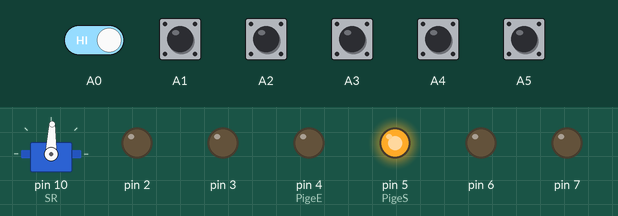
Bench run of a sketch on a simulated Arduino Uno, built with avr-gcc and run on an emulated ATmega328P. Parts: servo, output pins drawn as LEDs (lit = HIGH). Wiring (inferred from the names in the program): servo: signal pin 10. The test bench sets the inputs (shaded band); at power-on: A0–5 HIGH. Servo pulses on a pin are drawn as a servo (544–2400 µs = 0–180°); pins used as bus, display or sensor lines are not drawn.

Above: at 9.1 s.
9.2 s: A1 pulled LOW for 0.15 s
At 11.1 s:
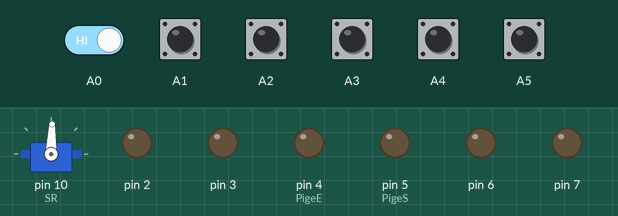
At 15.2 s:
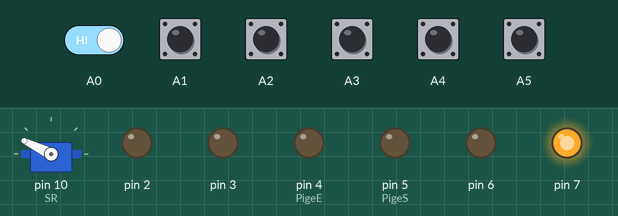
15.3 s: A0 driven LOW and A1 driven LOW
At 18.3 s:
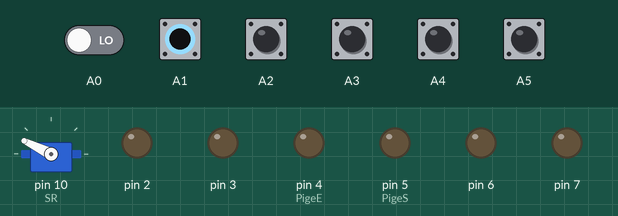
Timing chart, 0 to 26.4 s (numbered marks = the images above; inputs shaded):
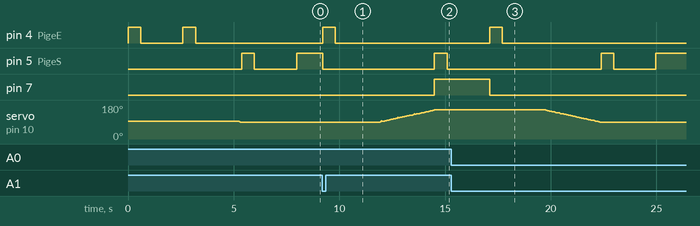

The sketch:

Main.ino
```cpp
/* SCRIPT Rotation de la Plaque Wagon:
    Principe : La PW est constituée de 4 voies perpendiculaires les unes aux autres, donc en croix.
        Elle est chargée avec 3 wagons, Bois, PQ Rose et PQ Bleu. La 4° est vide
        Le Loco vient récupérer le wagon Bois, le dépose à l'usine de PQ.
        Il ressort de l'usine avec le wagon de PQ de la couleur choisie par le spectateur.
        Il retourne en gare déposer le wagon.

    Initialisation : A l'initialisation, la PW se met en position 1 qui correspond à:
        voie Bois callée par rapport à la voie C, ce sera la référence, le point 0, P1. Ce qui fait qu'il n'y a pas de voie en face de la voie AB.
        (sens de rotation: + correspond au sens horaire)

    Séquence :
        Dès que le loco est arrivé devant la PW, ILS envoie info au Maître. Le Maître envoie ordre de fabrication.
        rotation de de la PW de + 27° pour accrocher le wagon Bois, soit P2. (bien que l'angle soit de 27.5°)
        L'ordre est alors donné au Maître pour le départ du convoi, et la rotation de la PW de - 27° pour réceptionner le wagon Bois sur la voie C.
        Sur la voie C, le loco en arrivant devant la PW, déclanche l'ILS qui donne l'info au Maître pour déclancher la suite des opérations.
        On est donc revenu au point de référence P1.


      Si le choix est PQ Rose:
      Le Maître envoie une information pour la rotation de la PW
          rotation de + 90° pour accrocher le wagon PQ Rose voie C, soit P3. Ordre est donné au maître pour le départ du convoi.
          Le Maître envoie l'info de mise en place de la PW pour réceptionner le wagon sur la voie AB
          rotation de + 27° soit + 117° ( 90° + 27° ) pour réceptionner le wagon PQ Rose soit P4.
          rotation de - 27° pour décrocher le wagon PQ Rose soit P3,
          ordre est donné pour le départ du loco,
          rotation de - 90° pour revenir en position initiale, 0° soit P0.

      Si le choix est PQ Bleu:
          rotation de - 90° pour accrocher le wagon PQ Bleu voie C, soit P5. Ordre est donné au maître pour le départ du convoi.
          rotation de + 27° soit - 63° ( - 90° + 27°) pour réceptionner le wagon sur la voie AB soit P6.
          rotation de - 27° pour décrocher le wagon soit P5,
          ordre est donné pour le départ du loco
          rotation de + 90° pour revenir en position initiale 0° soit P0.


    Les positions angulaires:
        Position 1 = 0°, référence, wagon Bois sur voie C
        Position 2 = +27°, wagon Bois sur voie AB
        Position 3 = +90°, wagon PQ Rose sur voie C
        Position 4 = +117°, wagon PQ Rose sur voie AB
        Position 5 = -90°, wagon PQ Bleu sur voie C
        Position 6 = -63°, wagon PQ Bleu sur voie AB
        Les angles sont ici théoriques, en fait, il convient de réajuster en fonction de chaque servo. C'est le pourquoi de la différence dans le programme.

     Les Servos:
        Les servos sont limitées en débattement à 120°, ce qui est insuffisant pour réaliser la rotation totale de 207°
        Le principe est de relier par leurs structures 2 servos têtes bêches, fixées sur la plaque de base pour l'une et sur la pW pour l'autre.
        L'une réalise le débattement pour le PQ Rose, l'autre pour le PQ Bleu. Il convient entre les 2 débattements Rose et Bleu, de les ramener
        au point de référence afin d'obtenir l'angle souhaité dans le programme. L'une tourne dans le sens horaire, l'autre dans le sens anti-horaire.

*/

#include <VarSpeedServo.h>
#include <Button.h>
#include <ButtonEventCallback.h>
#include <PushButton.h>
#include <Bounce2.h>

#include <Blinker.h>

VarSpeedServo SR; //servo Rose
VarSpeedServo SB; //servo bleu

//------ BP choix couleur ------//
// 2 0 1 5 3 4
PushButton Bp_AB_1 = PushButton (A3);  //Bp choix voie AB_1 Bois
PushButton Bp_AB_2 = PushButton (A5);  //Bp choix voie AB_2 Rose
PushButton Bp_AB_4 = PushButton (A4);  //Bp choix voie AB_4 Bleu

PushButton Bp_C_1 = PushButton (A0);  // C_1 B
PushButton Bp_C_2 = PushButton (A2);  // C_2 R
PushButton Bp_C_4 = PushButton (A1); // C_4  B

//  C_4

//------ Led ------//
Blinker BkAB_1(2);
Blinker BkAB_2(3);
Blinker BkAB_4(4);

Blinker BkC_1(5);
Blinker BkC_2(6);
Blinker BkC_4(7);

//------ Boolean ------//
boolean Cmd = false;


// Voie AB-1
int AB_R1 = 100;

// Voie AB-2
int AB_R2 = 4;

// Voie AB-4
int AB_R4 = 199;

// Voie C- 1
int C_R1 = 131;

// Voie C-2
int C_R2 = 34;

// Voie C-4
int C_R4 = 230;


// Servo Speed
int speed = 10;


int PigeE = 4;
int PigeS = 5;

enum Pos {
  AB_1,
  AB_2,
  AB_4,
  C_1,
  C_2,
  C_4
};

int val = 0;
int val2 = 0;
int val3 = 0;

Pos oldPos = C_1;

int a(int val)
{

  if ( val >= 0)
  {
    return val + 90;
  }
  else
  {
    val2 = val - 90 ;
    val3 = - val2;
    return val3;
  }
}


void Bp(int s)
{
  //Serial.println("BP: ");
  //Serial.print(s);
  digitalWrite(s, HIGH);
  delay(600);
  digitalWrite(s, LOW);
  //delay(4000);
  //Serial.println("Test");
}

void Led (Pos pos)
{
  BkAB_1.off();
  BkAB_2.off();
  BkAB_4.off();
  BkC_1.off();
  BkC_2.off();
  BkC_4.off();

  switch (pos)
  {
    case AB_1:
      BkAB_1.on();
      break;
    case AB_2:
      BkAB_2.on();
      break;
    case AB_4:
      BkAB_4.on();
      break;
    case C_1:
      BkC_1.on();
      break;
    case C_2:
      BkC_2.on();
      break;
    case C_4:
      BkC_4.on();
      break;
  }
}

void PosW (Pos pos)
{
  BkAB_1.off();
  BkAB_2.off();
  BkAB_4.off();
  BkC_1.off();
  BkC_2.off();
  BkC_4.off();
  Cmd = true;

  /*if (pos != oldPos)
  {*/
  Bp(PigeE);
  delay(2000);
  //}

  switch (pos)
  {
    case AB_1:
      SR.write(AB_R1, speed, true);

      BkAB_1.blink();
      break;
    case AB_2:
      SR.write(AB_R2, speed, true);

      BkAB_2.blink();
      break;
    case AB_4:
      SR.write(AB_R4, speed, true);

      BkAB_4.blink();
      break;
    case C_1:
      SR.write(C_R1, speed, true);

      BkC_1.blink();
      break;
    case C_2:
      SR.write(C_R2, speed, true);

      BkC_2.blink();
      break;
    case C_4:
      SR.write(C_R4, speed, true);

      BkC_4.blink();
      break;
  }

  Bp(PigeS);
  delay(2000);

  Cmd = false;
  Led(pos);
}

void setup()
{

  Serial.begin(115200);

  //Initialisation Broche Servo
  SR.attach(10, 560, 2400, 270);

  // Extinction Led position
  BkAB_1.start();
  BkAB_2.start();
  BkAB_4.start();
  BkC_1.start();
  BkC_2.start();
  BkC_4.start();

  BkAB_1.off();
  BkAB_2.off();
  BkAB_4.off();
  BkC_1.off();
  BkC_2.off();
  BkC_4.off();

  //Initialisation Bp choix voie
  Bp_AB_1.onPress(AB_1Pressed);
  Bp_AB_2.onPress(AB_2Pressed);
  Bp_AB_4.onPress(AB_4Pressed);

  Bp_C_1.onPress(C_1Pressed);
  Bp_C_2.onPress(C_2Pressed);
  Bp_C_4.onPress(C_4Pressed);

  pinMode(PigeE, OUTPUT);
  pinMode(PigeS, OUTPUT);


  Bp(PigeE);
  delay(2000);

  //digitalWrite(5, HIGH);

  PosW(C_1);

  Cmd = false;

  /*PosW(AB_1);
  delay(600);
  PosW(AB_2);
  delay(600);
  PosW(AB_4);
  delay(600);
  PosW(C_1);*/
}

void loop()
{
  /*PosW(AB_1);
  delay(600);
  PosW(AB_2);
  delay(600);
  PosW(AB_4);
  delay(600);
  PosW(C_1);
  delay(600);
  PosW(C_2);
  delay(600);
  PosW(C_4);
  delay(600);*/
  if (!Cmd)
  {

    Bp_AB_1.update();
    Bp_AB_2.update();
    Bp_AB_4.update();

    Bp_C_1.update();
    Bp_C_2.update();
    Bp_C_4.update();

  }

}

void AB_1Pressed(Button& btn)
{
  PosW(AB_1);
}

void AB_2Pressed(Button& btn)
{
  PosW(AB_2);
}

void AB_4Pressed(Button& btn)
{
  PosW(AB_4);
}

void C_1Pressed(Button& btn)
{
  PosW(C_1);
}

void C_2Pressed(Button& btn)
{
  PosW(C_2);
}

void C_4Pressed(Button& btn)
{
  PosW(C_4);
}
```

Measured:
- after the input at 9.2 s, pin 4 (PigeE): LOW → HIGH at once, → LOW 0.60 s later; pin 5 (PigeS): HIGH → LOW at once, → HIGH 5.3 s later, → LOW 0.60 s later; pin 7: LOW → HIGH after 5.3 s
- after the input at 15.3 s, pin 4 (PigeE): LOW → HIGH after 1.8 s, → LOW 0.60 s later; pin 5 (PigeS): LOW → HIGH after 7.1 s, → LOW 0.60 s later, → HIGH 2.0 s later; pin 7: HIGH → LOW after 1.8 s; servo on pin 10 (SR): moves from 154° to 88° over 2.6 s, starting after 4.5 s
